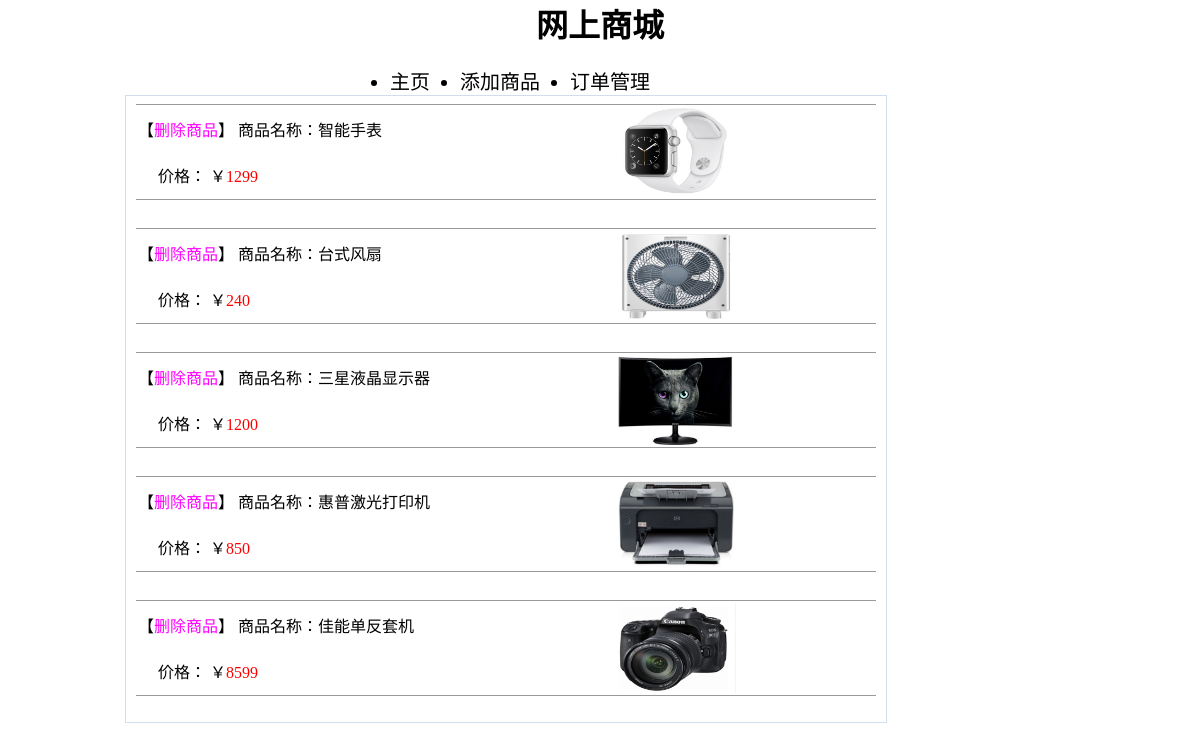
Page /menu.php on the committed database.
### tables this page shows
CREATE TABLE `product` (
  `cid` int(255) UNSIGNED NOT NULL,
  `cname` varchar(100) NOT NULL,
  `cprice` int(3) UNSIGNED NOT NULL,
  `cspic` varchar(255) DEFAULT NULL,
  `cpicpath` varchar(255) NOT NULL
);

### menu.php (the view, shortened to what this page needs)
<?php
include("conn.php");
?>
<html>
<head>
<link type="text/css" rel="stylesheet" href="css/main.css" media="screen" />
</head>
<h1 align="center">网上商城</h1>
<div style="margin-left:30%;margin-top:20px;">
<ul style="float:left;margin-left:30px;font-size:20px;">
<li ><a href="#">主页</a></li>
</ul>
<ul style="float:left;margin-left:30px;font-size:20px;">
<li ><a href="add.php">添加商品</a></li>
</ul>
<ul style="float:left;margin-left:30px;font-size:20px;">
<li ><a href="search.php">订单管理</a></li>
</ul>
</div>
<div id="contain">
<div id="contain-left">
<?php
$result=mysqli_query($con," SELECT * FROM `product` " );
while($row=mysqli_fetch_row($result))
  {
?>
<table class="intable" width="543" border="0">
  <tr>
    <td class="td1" >
     <?php
      if(true)
	  {
         echo '【<a href="del.php?id='.$row[0].'" onclick=return(confirm("你确定要删除此条商品吗？"))><font color=#FF00FF>删除商品</font></a>】';
	  }
	?>
    商品名称：<?=$row[1]?></td>
    <td class="showimg" width="173" rowspan="2"><img src='upload/<?=$row[4]?>' width="120" height="90" border="0" /><span><img src="upload/<?=$row[4]?>" alt="big" /></span></td>
  </tr>
  <tr>
    <td class="td2">价格： ￥<font color="#FF0000" ><?=$row[2]?></font></td>
  </tr>
</table>
<?php
  }
?>
</div>
</div>
<body>
</body>
</html>

### css/main.css (style rules this page uses)
* { PADDING-RIGHT: 0px; PADDING-LEFT: 0px; PADDING-BOTTOM: 0px; MARGIN: 0px; PADDING-TOP: 0px; z-index:1; }
a { text-decoration:none: }
a:link { text-decoration: none; color:#000000 }
#contain { CLEAR: both; height:auto; width:950px; margin:0 auto; text-align:center }
#contain-left { width:750px; float:left; text-align:left; BORDER: #d1deed 1px solid; margin-bottom:3px; padding-left:10px; padding-top:3px; padding-bottom:3px; }
#contain-left table { width:740px; margin-top:5px; margin-bottom:5px; }
.showimg { position:relative; padding-top:0px; }
.intable { border-bottom:solid #999999 1px; border-top:solid #999999 1px; margin-bottom:0px; margin-top:0px; }
.intable .td2 { padding-left:20px; }
.intable .td1 { width:320px; }

### rows in the picture
product: cname "智能手表", cpicpath (picture), cprice "1299"
product: cname "台式风扇", cpicpath (picture), cprice "240"
product: cname "三星液晶显示器", cpicpath (picture), cprice "1200"
product: cname "惠普激光打印机", cpicpath (picture), cprice "850"
product: cname "佳能单反套机", cpicpath (picture), cprice "8599"
